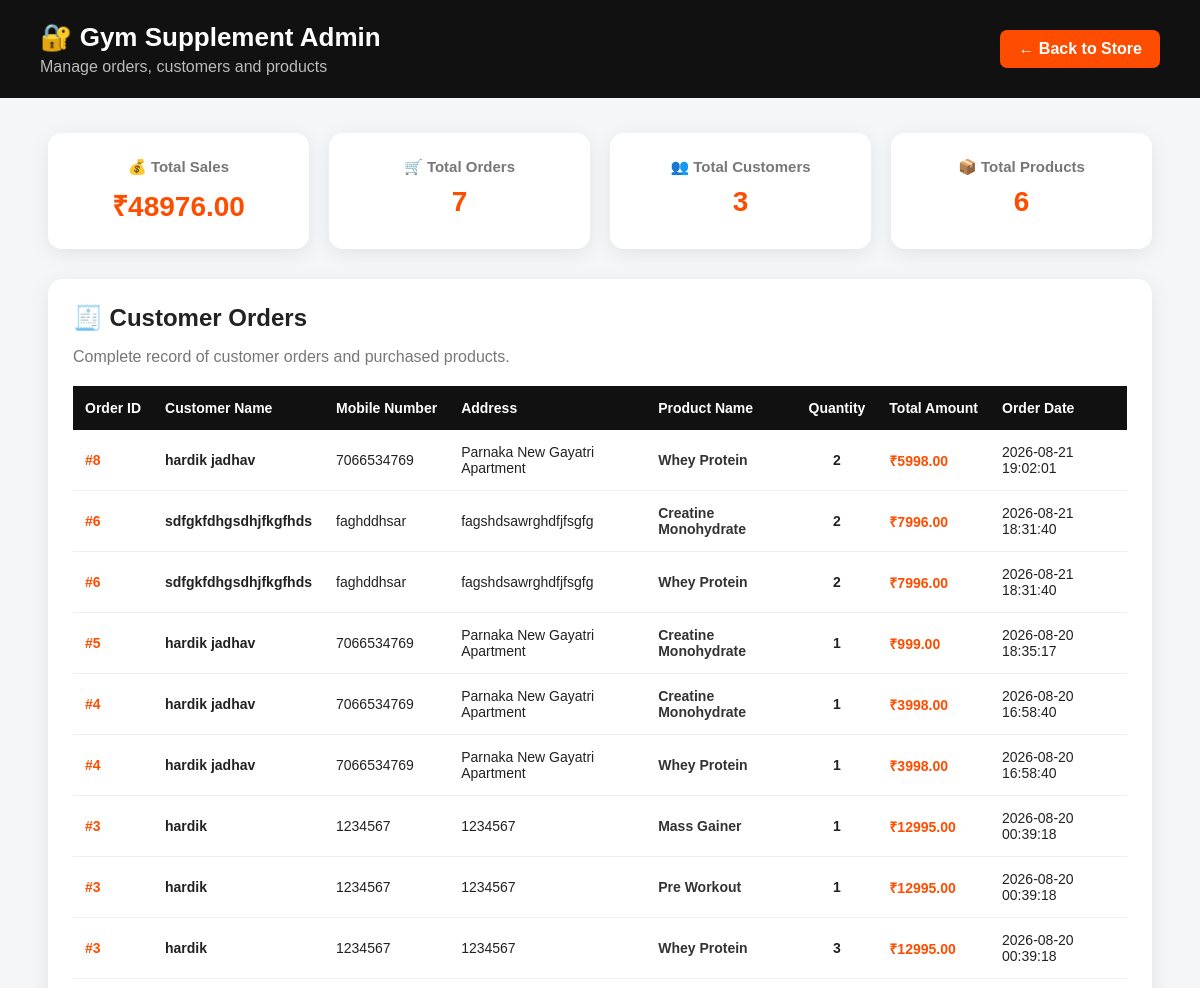
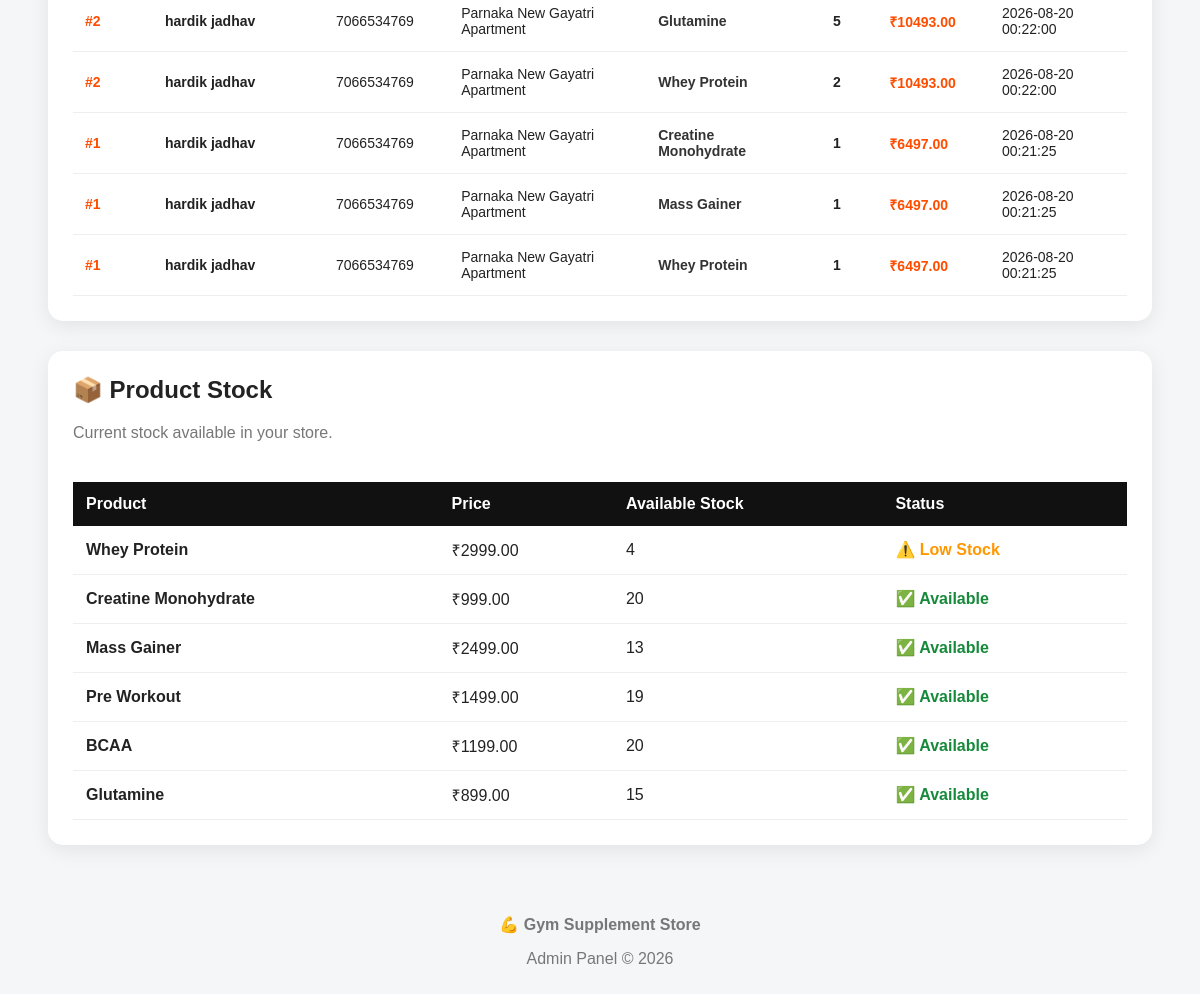
The page /admin on the database its author committed (2 pictures, top to bottom).
### tables this page shows
CREATE TABLE order_items (
            id INTEGER PRIMARY KEY AUTOINCREMENT,
            order_id INTEGER NOT NULL,
            product_id INTEGER NOT NULL,
            product_name TEXT NOT NULL,
            price REAL NOT NULL,
            quantity INTEGER NOT NULL
        );

CREATE TABLE orders (
            id INTEGER PRIMARY KEY AUTOINCREMENT,
            customer_name TEXT NOT NULL,
            mobile TEXT NOT NULL,
            address TEXT NOT NULL,
            total_amount REAL NOT NULL,
            order_date TEXT NOT NULL
        );

CREATE TABLE products (
            id INTEGER PRIMARY KEY AUTOINCREMENT,
            name TEXT NOT NULL,
            price REAL NOT NULL,
            description TEXT,
            image TEXT,
            stock INTEGER DEFAULT 10
        );

### app.py (the view)
@app.route("/admin")
def admin():
    conn = get_db()
    order_data = conn.execute("""
        SELECT
            o.id AS order_id,
            o.customer_name,
            o.mobile,
            o.address,
            o.total_amount,
            o.order_date,
            oi.product_name,
            oi.quantity
        FROM orders o
        LEFT JOIN order_items oi
            ON o.id = oi.order_id
        ORDER BY o.id DESC
    """).fetchall()
    products = conn.execute("""
        SELECT *
        FROM products
        ORDER BY id
    """).fetchall()
    total_sales = conn.execute("""
        SELECT COALESCE(
            SUM(total_amount), 0
        ) AS total
        FROM orders
    """).fetchone()["total"]
    order_count = conn.execute("""
        SELECT COUNT(*) AS count
        FROM orders
    """).fetchone()["count"]
    customer_count = conn.execute("""
        SELECT COUNT(
            DISTINCT mobile
        ) AS count
        FROM orders
    """).fetchone()["count"]
    product_count = conn.execute("""
        SELECT COUNT(*) AS count
        FROM products
    """).fetchone()["count"]
    conn.close()
    return render_template(
        "admin.html",
        order_data=order_data,
        products=products,
        total_sales=total_sales,
        order_count=order_count,
        customer_count=customer_count,
        product_count=product_count
    )

### app.py (called while the page is built)
def get_db():
    conn = sqlite3.connect(DATABASE)
    conn.row_factory = sqlite3.Row
    return conn

### templates/admin.html (shortened to what this page needs)
<!DOCTYPE html>
<html lang="en">
<head>
</head>
<body>
<header class="header">
    <div>
        <h1>
            🔐 Gym Supplement Admin
        </h1>
        <p>
            Manage orders, customers and products
        </p>
    </div>
    <a
        href="{{ url_for('home') }}"
        class="back-btn"
    >
        ← Back to Store
    </a>
</header>
<div class="container">
    <div class="stats">
        <div class="stat-card">
            <h3>
                💰 Total Sales
            </h3>
            <div class="stat-number">
                ₹{{ "%.2f"|format(total_sales) }}
            </div>
        </div>
        <div class="stat-card">
            <h3>
                🛒 Total Orders
            </h3>
            <div class="stat-number">
                {{ order_count }}
            </div>
        </div>
        <div class="stat-card">
            <h3>
                👥 Total Customers
            </h3>
            <div class="stat-number">
                {{ customer_count }}
            </div>
        </div>
        <div class="stat-card">
            <h3>
                📦 Total Products
            </h3>
            <div class="stat-number">
                {{ product_count }}
            </div>
        </div>
    </div>
    <div class="orders-card">
        <h2>
            🧾 Customer Orders
        </h2>
        <p class="subtitle">
            Complete record of customer orders and
            purchased products.
        </p>
        <div class="table-container">
            <table class="orders-table">
                <thead>
                    <tr>
                        <th>
                            Order ID
                        </th>
                        <th>
                            Customer Name
                        </th>
                        <th>
                            Mobile Number
                        </th>
                        <th>
                            Address
                        </th>
                        <th>
                            Product Name
                        </th>
                        <th>
                            Quantity
                        </th>
                        <th>
                            Total Amount
                        </th>
                        <th>
                            Order Date
                        </th>
                        <th>
                        </th>
                    </tr>
                </thead>
                <tbody>
                    {% for order in order_data %}
                    <tr>
                        <td class="order-id">
                            #{{ order.order_id }}
                        </td>
                        <td class="customer-name">
                            {{ order.customer_name }}
                        </td>
                        <td>
                            {{ order.mobile }}
                        </td>
                        <td>
                            {{ order.address }}
                        </td>
                        <td class="product-name">
                            {% if order.product_name %}
                                {{ order.product_name }}
                            {% else %}
                                No Product
                            {% endif %}
                        </td>
                        <td class="quantity">
                            {{ order.quantity or 0 }}
                        </td>
                        <td class="amount">
                            ₹{{ "%.2f"|format(order.total_amount) }}
                        </td>
                        <td>
                            {{ order.order_date }}
                        </td>
                        <td>
                        </td>
                    </tr>
                    {% endfor %}
                </tbody>
            </table>
        </div>
    </div>
    <div class="products-card">
        <h2>
            📦 Product Stock
        </h2>
        <p class="subtitle">
            Current stock available in your store.
        </p>
        <div class="table-container">
            <table class="product-table">
                <thead>
                    <tr>
                        <th>
                            Product
                        </th>
                        <th>
                            Price
                        </th>
                        <th>
                            Available Stock
                        </th>
                        <th>
                            Status
                        </th>
                    </tr>
                </thead>
                <tbody>
                    {% for product in products %}
                    <tr>
                        <td>
                            <strong>
                                {{ product["name"] }}
                            </strong>
                        </td>
                        <td>
                            ₹{{ "%.2f"|format(
                                product["price"]
                            ) }}
                        </td>
                        <td>
                            {{ product["stock"] }}
                        </td>
                        <td>
                            {% if product["stock"] == 0 %}
                                <span class="stock-out">
                                    ❌ Out of Stock
                                </span>
                            {% elif product["stock"] <= 5 %}
                                <span class="stock-low">
                                    ⚠️ Low Stock
                                </span>
                            {% else %}
                                <span class="stock-good">
                                    ✅ Available
                                </span>
                            {% endif %}
                        </td>
                    </tr>
                    {% else %}
                    <tr>
                        <td colspan="4">
                            No products available.
                        </td>
                    </tr>
                    {% endfor %}
                </tbody>
            </table>
        </div>
    </div>
</div>
<footer class="footer">
    <strong>
        💪 Gym Supplement Store
    </strong>
    <p>
        Admin Panel © 2026
    </p>
</footer>
</body>
</html>

### templates/admin.html (style rules this page uses)
* { box-sizing: border-box; }
body { margin: 0; font-family: Arial, sans-serif; background: #f4f6f8; color: #222; }
.header { background: #111; color: white; padding: 22px 40px; display: flex; justify-content: space-between; align-items: center; }
.header h1 { margin: 0; font-size: 26px; }
.header p { margin: 5px 0 0; color: #bbb; }
.back-btn { text-decoration: none; background: #ff4d00; color: white; padding: 10px 18px; border-radius: 7px; font-weight: bold; }
.container { width: 92%; max-width: 1400px; margin: 35px auto; }
.stats { display: grid; grid-template-columns: repeat(4, 1fr); gap: 20px; margin-bottom: 30px; }
.stat-card { background: white; padding: 25px; border-radius: 14px; text-align: center; box-shadow: 0 5px 20px rgba(0, 0, 0, 0.08); }
.stat-card h3 { margin: 0; color: #777; font-size: 15px; }
.stat-number { margin-top: 10px; font-size: 28px; font-weight: bold; color: #ff4d00; }
.orders-card { background: white; padding: 25px; border-radius: 15px; box-shadow: 0 5px 20px rgba(0, 0, 0, 0.08); margin-bottom: 30px; }
.orders-card h2 { margin-top: 0; margin-bottom: 8px; }
.subtitle { color: #777; margin-bottom: 20px; }
.table-container { width: 100%; overflow-x: auto; }
.orders-table { width: 100%; min-width: 1150px; border-collapse: collapse; font-size: 14px; }
.orders-table th { background: #111; color: white; padding: 14px 12px; text-align: left; white-space: nowrap; }
.orders-table td { padding: 14px 12px; border-bottom: 1px solid #eee; vertical-align: middle; }
.order-id { color: #ff4d00; font-weight: bold; white-space: nowrap; }
.customer-name { font-weight: bold; }
.product-name { font-weight: 600; color: #333; }
.quantity { text-align: center; font-weight: bold; }
.amount { color: #ff4d00; font-weight: bold; white-space: nowrap; }
.products-card { background: white; padding: 25px; border-radius: 15px; box-shadow: 0 5px 20px rgba(0, 0, 0, 0.08); }
.products-card h2 { margin-top: 0; }
.product-table { width: 100%; border-collapse: collapse; margin-top: 20px; }
.product-table th { background: #111; color: white; padding: 13px; text-align: left; }
.product-table td { padding: 13px; border-bottom: 1px solid #eee; }
.stock-good { color: #168a3a; font-weight: bold; }
.stock-low { color: #ff9800; font-weight: bold; }
.footer { text-align: center; color: #777; padding: 30px; margin-top: 40px; }

### rows shown on the page
order_items: order_id "8", customer_name "hardik jadhav", mobile "7066534769", address "Parnaka New Gayatri Apartment", product_name "Whey Protein", quantity "2", order_date "2026-08-21 19:02:01"
orders: total_amount "5998.00"
order_items: order_id "6", customer_name "sdfgkfdhgsdhjfkgfhds", mobile "faghddhsar", address "fagshdsawrghdfjfsgfg", product_name "Creatine Monohydrate", quantity "2", order_date "2026-08-21 18:31:40"
orders: total_amount "7996.00"
order_items: order_id "6", customer_name "sdfgkfdhgsdhjfkgfhds", mobile "faghddhsar", address "fagshdsawrghdfjfsgfg", product_name "Whey Protein", quantity "2", order_date "2026-08-21 18:31:40"
order_items: order_id "5", customer_name "hardik jadhav", mobile "7066534769", address "Parnaka New Gayatri Apartment", product_name "Creatine Monohydrate", quantity "1", order_date "2026-08-20 18:35:17"
orders: total_amount "999.00"
order_items: order_id "4", customer_name "hardik jadhav", mobile "7066534769", address "Parnaka New Gayatri Apartment", product_name "Creatine Monohydrate", quantity "1", order_date "2026-08-20 16:58:40"
orders: total_amount "3998.00"
order_items: order_id "4", customer_name "hardik jadhav", mobile "7066534769", address "Parnaka New Gayatri Apartment", product_name "Whey Protein", quantity "1", order_date "2026-08-20 16:58:40"
order_items: order_id "3", customer_name "hardik", mobile "1234567", address "1234567", product_name "Mass Gainer", quantity "1", order_date "2026-08-20 00:39:18"
orders: total_amount "12995.00"
order_items: order_id "3", customer_name "hardik", mobile "1234567", address "1234567", product_name "Pre Workout", quantity "1", order_date "2026-08-20 00:39:18"
order_items: order_id "3", customer_name "hardik", mobile "1234567", address "1234567", product_name "Whey Protein", quantity "3", order_date "2026-08-20 00:39:18"
order_items: order_id "2", customer_name "hardik jadhav", mobile "7066534769", address "Parnaka New Gayatri Apartment", product_name "Glutamine", quantity "5", order_date "2026-08-20 00:22:00"
orders: total_amount "10493.00"
order_items: order_id "2", customer_name "hardik jadhav", mobile "7066534769", address "Parnaka New Gayatri Apartment", product_name "Whey Protein", quantity "2", order_date "2026-08-20 00:22:00"
order_items: order_id "1", customer_name "hardik jadhav", mobile "7066534769", address "Parnaka New Gayatri Apartment", product_name "Creatine Monohydrate", quantity "1", order_date "2026-08-20 00:21:25"
orders: total_amount "6497.00"
order_items: order_id "1", customer_name "hardik jadhav", mobile "7066534769", address "Parnaka New Gayatri Apartment", product_name "Mass Gainer", quantity "1", order_date "2026-08-20 00:21:25"
order_items: order_id "1", customer_name "hardik jadhav", mobile "7066534769", address "Parnaka New Gayatri Apartment", product_name "Whey Protein", quantity "1", order_date "2026-08-20 00:21:25"
products: name "Whey Protein", price "2999.00", stock "4", shows "⚠️ Low Stock"
products: name "Creatine Monohydrate", price "999.00", stock "20", shows "✅ Available"
products: name "Mass Gainer", price "2499.00", stock "13", shows "✅ Available"
products: name "Pre Workout", price "1499.00", stock "19", shows "✅ Available"
products: name "BCAA", price "1199.00", stock "20", shows "✅ Available"
products: name "Glutamine", price "899.00", stock "15", shows "✅ Available"

### other values the page prints
{{ "%.2f"|format(total_sales) }} "48976.00"
{{ order_count }} "7"
{{ customer_count }} "3"
{{ product_count }} "6"
